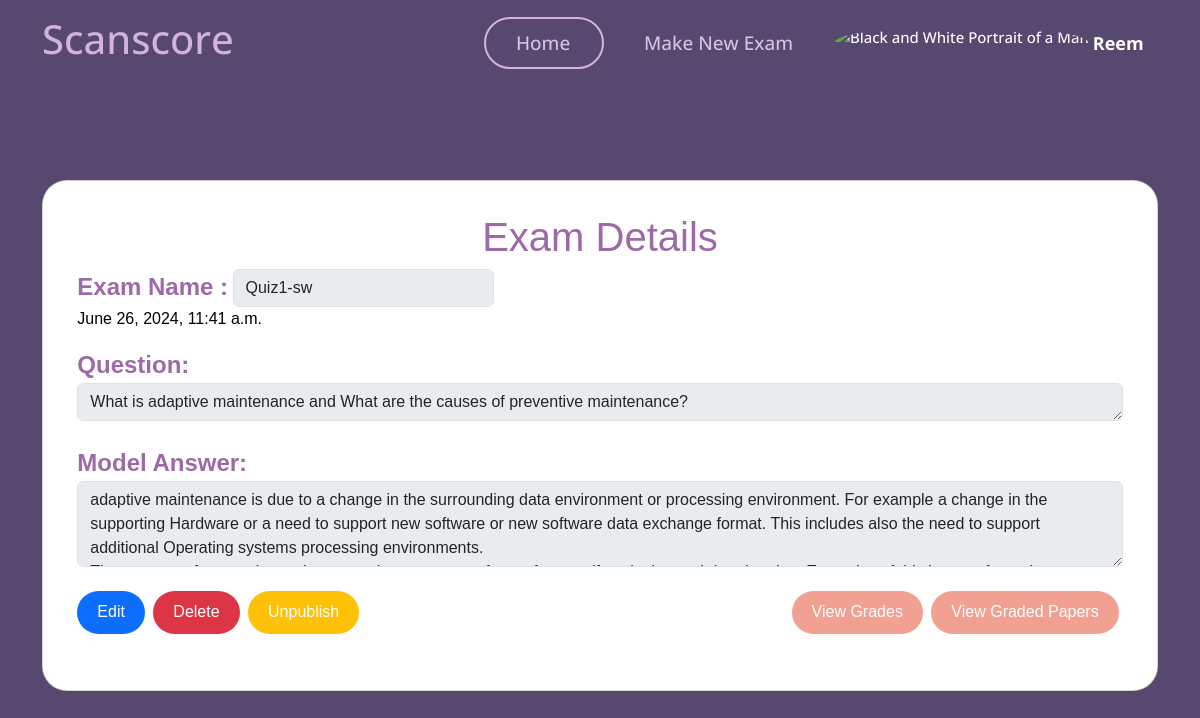
Page /teacher/exam/23/view/ (signed in) on the earlier database version.
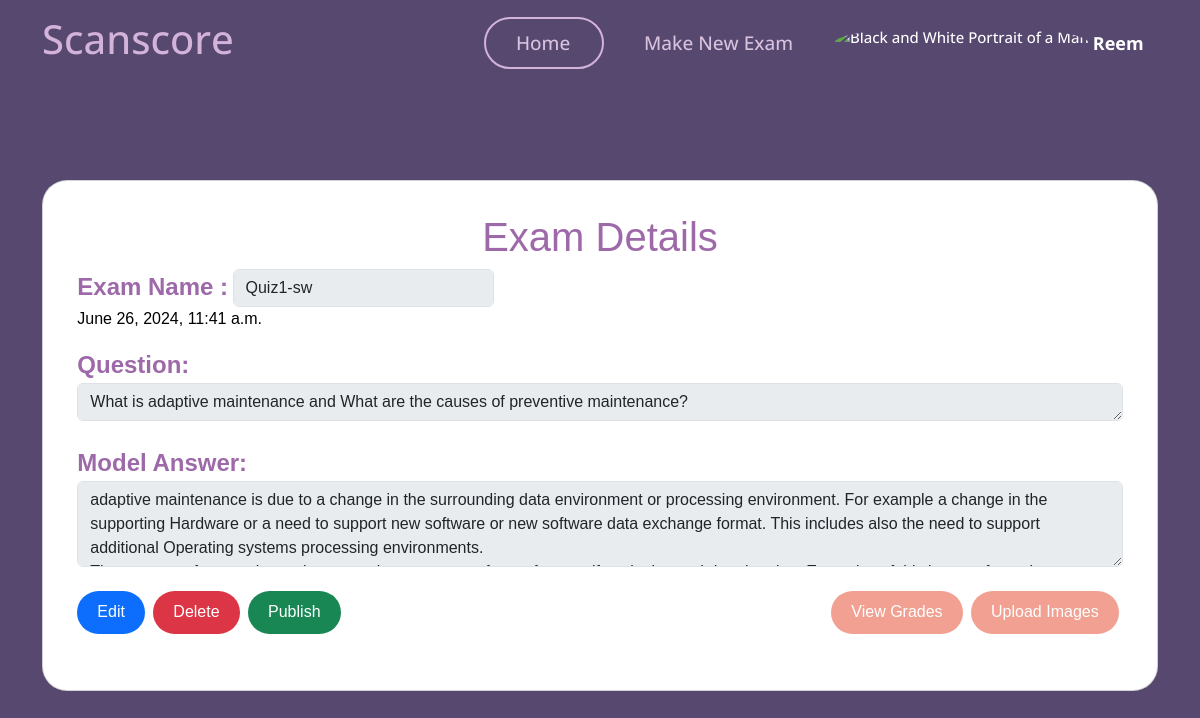
Same page on the later database version.
### myapp/views.py (the view)
# urls.py: path('teacher/exam/<int:exam_id>/view/', views.view_exam_teacher, name='view_exam_teacher'),
@login_required
def view_exam_teacher(request, exam_id): #this will redirect to the specific exam page where the teacher can view the exam details
    exam = Exam.objects.get(pk=exam_id)
    exam_submissions = ExamSubmission.objects.filter(exam=exam)
    if not (request.user == exam.teacher or hasattr(request.user, 'teacher')):
        return HttpResponseForbidden("You are not authorized to view this exam.")
    return render(request, 'myapp/teacher/view_exam.html', {'exam': exam, 'exam_submissions': exam_submissions})

### templates/myapp/teacher/view_exam.html (shortened to what the changed rows need)
{% load static %}
<!DOCTYPE html>
<html lang="en">
<head>
    <link href="{% static 'vendor/aos/aos.css' %}" rel="stylesheet">
    <link href="{% static 'vendor/bootstrap/css/bootstrap.min.css' %}" rel="stylesheet">
    <link href="{% static 'vendor/bootstrap-icons/bootstrap-icons.css' %}" rel="stylesheet">
    <link href="{% static 'vendor/boxicons/css/boxicons.min.css' %}" rel="stylesheet">
    <link href="{% static 'vendor/glightbox/css/glightbox.min.css' %}" rel="stylesheet">
    <link href="{% static 'vendor/remixicon/remixicon.css' %}" rel="stylesheet">
    <link href="{% static 'vendor/swiper/swiper-bundle.min.css' %}" rel="stylesheet">
    <link href="{% static 'css/style.css' %}" rel="stylesheet">
</head>
<body>
    <header id="header">
        <div class="container align-items-center justify-content-between">
            <h1 class="me-auto"><a href="{% url 'teacher_dashboard' %}" style="color: #d4b3db;">Scanscore</a></h1>
        </div>
    </header>
    <section class="align-items-center"
        style="font-family: Arial, Helvetica, sans-serif;background: transparent; padding-top: 2%;">
        <div class="container">
            <div class=" justify-content-center order-2 order-lg-1" data-aos="fade-up"
                data-aos-delay="200">
                <div class="card text-black"
                    style="border-radius: 25px; padding-bottom: 5%;padding-left: 2%; padding-right: 2%;">
                    {% block content %}
                    <div class="container" style="padding-top: 3%;">
                        <h1 style="color: #9e69a9;text-align: center;" >Exam Details</h1>
                        <br>
                        <br>
                        <div class="d-flex justify-content-between exam-buttons">
                            <div style="flex-grow: 1;">
                                {% if not exam.is_active %}
                                <form action="{% url 'publish_exam' exam.id %}" method="post" class="d-inline me-1">
                                    <button type="submit" class="btn btn-success"
                                        onclick="return confirm('Are you sure you want to make the exam available for students?');">Publish</button>
                                </form>
                                {% else %}
                                <form action="{% url 'unpublish_exam' exam.id %}" method="post" class="d-inline me-1">
                                    <button type="submit" class="btn btn-warning"
                                        onclick="return confirm('Are you sure you want to make the exam unavailable for students?');">Unpublish</button>
                                </form>
                                {% endif %}
                            </div>
                            <div>
                                {% if exam_submissions.0.is_graded %}
                                <a href="{% url 'view_grades' exam.id %}" class="btn btn-primary me-1 style1">View
                                    Grades</a>
                                {% else %}
                                <a href="{% url 'view_submissions' exam.id %}" class="btn btn-primary me-1 style1">View
                                    Students' Submissions</a>
                                {% endif %}
                                {% if exam.ocr_graded %}
                                <a href="{% url 'view_grades_ocr' exam.id %}" class="btn btn-primary me-1 style1">View
                                    Graded Papers</a>
                                {% else %}
                                <a href="{% url 'upload_images' exam.id %}" class="btn btn-primary me-1 style1">Upload
                                    Images</a>
                                {% endif %}
                            </div>
                        </div>
                    </div>
                    {% endblock %}
                </div>
            </div>
    </section>
</body>
</html>

Differences in the rows shown:
changed Exam "Quiz1-sw": is_active True → False (drawn); ocr_graded True → False (drawn)
Other differences:
text no longer shown: "Unpublish View Graded Papers"
text now shown: "Publish Upload Images"
